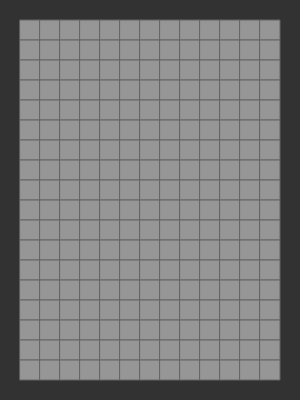
Frame 1 (no input)
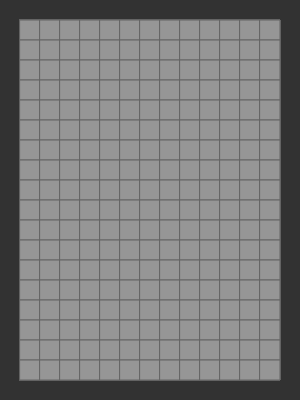
Frame 60 (no input)
Frame 120 (the mouse pressed at the canvas centre since frame 60): identical to frame 60, image omitted

The p5.js sketch that drew these frames (run headless with seeded random() and noise() and a simulated clock; from frame 60 on, the mouse is pressed at the canvas centre):

// p5.js sketch
// ── sketch.js
let cell = [];
let cell_size = 20;
let rows, cols;
let flag = 1;
let game_state = 0;
let mine_count = 0;

function setup(){
	createCanvas(300,400);
	background(50);
	rows = height/cell_size;
	cols = width/cell_size;
	textSize(15);
	cursor(ARROW);
	
	for(let y=0;y<rows;y++){
		for(let x=0;x<cols;x++){
			let mine = false;
			let val = 0;
			if(x==0 || y==0 || y==rows-1 || x==cols-1){
				// allow hidden edges to be empty
				val = -1;
			}else{
				if(random()<0.15){mine = true; mine_count++;}
			}
			cell.push(new Cell(x,y,cell_size,mine,val));
		}
	}
	
	for(let i=0;i<cell.length;i++){
		if(i%cols!=0 && i%cols!=cols-1 && i>cols && i<cell.length-cols){
			cell[i].assign(i);
		}
	}
}

function draw(){
	for(let i=0;i<cell.length;i++){
		if(i%cols!=0 && i%cols!=cols-1 && i>cols && i<cell.length-cols){
			cell[i].show();
			if( cell[i].mouseCollide() == true && mouseIsPressed){
				cell[i].hover();
			}
		}
	}
	if(game_state==1){
		push();
		textSize(30);
		fill(255,0,0);
		text("GAME OVER",width*0.4,height*0.4);
		pop();
	}else if(game_state == 2){
		push();
		textSize(30);
		fill(0,255,0);
		text("YOU WIN",width*0.4,height*0.4);
		pop();
	}
}

function mousePressed(){
	// change cell colour as depressed
}

function keyPressed(){
	if(keyCode==SHIFT){
		flag *= -1;
	}
	if(flag<1){
		cursor(HAND);
	}else{
		cursor(ARROW);
	}
}

function mouseReleased(){
	let remaining = (cols-2)*(rows-2);
	for(let i=0;i<cell.length;i++){
		if(i%cols!=0 && i%cols!=cols-1 && i>cols && i<cell.length-cols){
			if( cell[i].mouseCollide() == true){
				if(flag<0){
					cell[i].toggleFlag();
				}else{
					cell[i].reveal(i);
				}
			}
		}
		if(cell[i].mine == true && cell[i].hidden == false){
			game_state = 1;
		}
		if(cell[i].hidden==false){
			remaining--;
		}
	}
	print(remaining);
	if(remaining <= mine_count){
		game_state = 2;
		// win!
	}
}

class Cell{
	constructor(X,Y,S,MINE,VAL){
		this.size = S;
		this.x = X*S;
		this.y = Y*S;
		
		this.hidden = true;
		this.mine = MINE;
		this.flagged = false;
		this.value = VAL;

	}
	show(){
		push();
		fill(150);
		stroke(100);
		strokeWeight(1);
		rect(this.x,this.y,this.size,this.size);
		
		if(this.flagged == true){
			push();fill(255,255,0);
			triangle(this.x+10,this.y+2,this.x+15,this.y+17,this.x+5,this.y+17);pop();
		}
			
		if(this.hidden == true){return;}

		fill(100);
		stroke(100);
		strokeWeight(1);
		rect(this.x,this.y,this.size,this.size);

		if(this.mine==true){
			fill(255,0,0);
			ellipse(this.x+this.size/2,this.y+this.size/2,this.size/2);
		}else if(this.value>0){
			fill(0,255,255);
			text(this.value,this.x+this.size*0.25,this.y+this.size*0.75);
		}
		pop();
	}
	
	hover(){
		fill(200);
		stroke(230);
		rect(this.x+1,this.y+1,this.size-2,this.size-2);
	}
	
	mouseCollide(){
		if(mouseX>this.x && mouseY>this.y && mouseX<this.x+this.size && mouseY<this.y+this.size){
			return true;
		}
	}
	
	reveal(P){
		
		if(this.value<0 || this.flagged == true){return;}
		
		this.hidden = false;
		
		if(this.value!=0 || this.mine==true){return}
		
		//recursive revealing empty squares
		let y = floor(P/cols)-1;
		let x = P%cols-1;
		for(let i=0;i<3;i++){
			for(let e=0;e<3;e++){
				let n = y*cols+x;
				if(cell[n].hidden == true){
					cell[n].reveal(n);
				}
				x++;
			}
			x-=3;
			y++
		}
	}
	
	toggleFlag(){
		print("toggle");
		if(this.flagged == false){
			this.flagged = true;
		}else{
			this.flagged = false;
		}
		this.show();
	}
	
	assign(P){
		if(this.mine == true){return;}
		let row = floor(P/cols)-1;
		let col = P%cols-1;
		for(let i=0;i<3;i++){
			for(let e=0;e<3;e++){
				if(cell[row*cols+col].mine == true){
					this.value++;
				}
				col++
			}
			col-=3;
			row++
		}
	}
}
